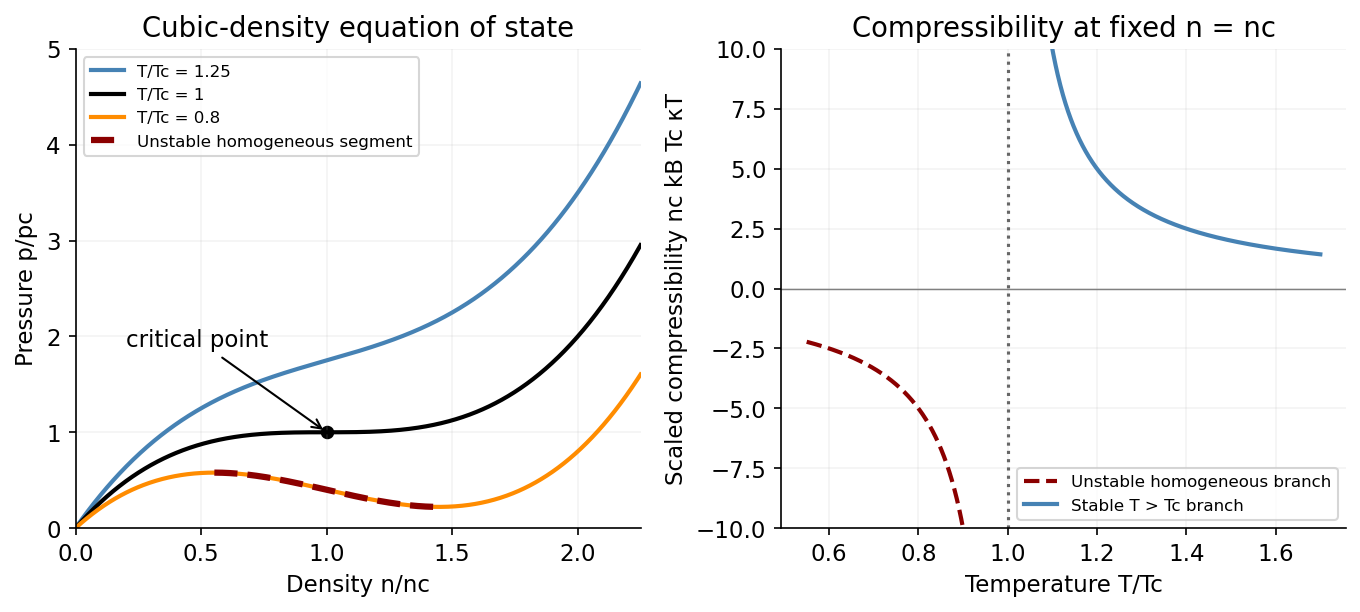

This figure's Python source:
"""Original solution diagram. Tested with Python 3.14.4, numpy 2.3.5, matplotlib 3.10.7.
Run from the mirrored _media directory; output is a basename in the working directory.
"""
from pathlib import Path
import numpy as np
import matplotlib
matplotlib.use('Agg')
import matplotlib.pyplot as plt
plt.rcParams.update({'font.size':11,'figure.facecolor':'white','axes.spines.top':False,'axes.spines.right':False})

fig,axs=plt.subplots(1,2,figsize=(9.2,4.2));x=np.linspace(0,2.25,900)
for t,col in [(1.25,'steelblue'),(1,'black'),(.8,'darkorange')]:
 y=x**3-3*x*x+3*t*x;axs[0].plot(x,y,color=col,lw=2,label=f'T/Tc = {t:g}')
 if t<1:
  l,r=1-np.sqrt(1-t),1+np.sqrt(1-t);xx=np.linspace(l,r,200);yy=xx**3-3*xx**2+3*t*xx;axs[0].plot(xx,yy,'--',color='darkred',lw=3,label='Unstable homogeneous segment')
axs[0].scatter([1],[1],s=30,color='black');axs[0].annotate('critical point',(1,1),(.2,1.9),arrowprops={'arrowstyle':'->'});axs[0].set(xlabel='Density n/nc',ylabel='Pressure p/pc',ylim=(0,5),xlim=(0,2.25),title='Cubic-density equation of state');axs[0].legend(fontsize=8,loc='upper left')
for lo,hi,col,ls,label in [(.55,.985,'darkred','--','Unstable homogeneous branch'),(1.015,1.7,'steelblue','-','Stable T > Tc branch')]:
 t=np.linspace(lo,hi,700);axs[1].plot(t,1/(t-1),color=col,ls=ls,lw=2,label=label)
axs[1].axvline(1,color='.4',ls=':');axs[1].axhline(0,color='.5',lw=.7);axs[1].set(xlabel='Temperature T/Tc',ylabel='Scaled compressibility nc kB Tc κT',ylim=(-10,10),title='Compressibility at fixed n = nc');axs[1].legend(fontsize=8,loc='lower right')
for ax in axs:ax.grid(alpha=.15)
fig.tight_layout()

fig.savefig(Path(__file__).with_suffix('.png').name,dpi=150,facecolor='white',bbox_inches='tight');plt.close(fig)
